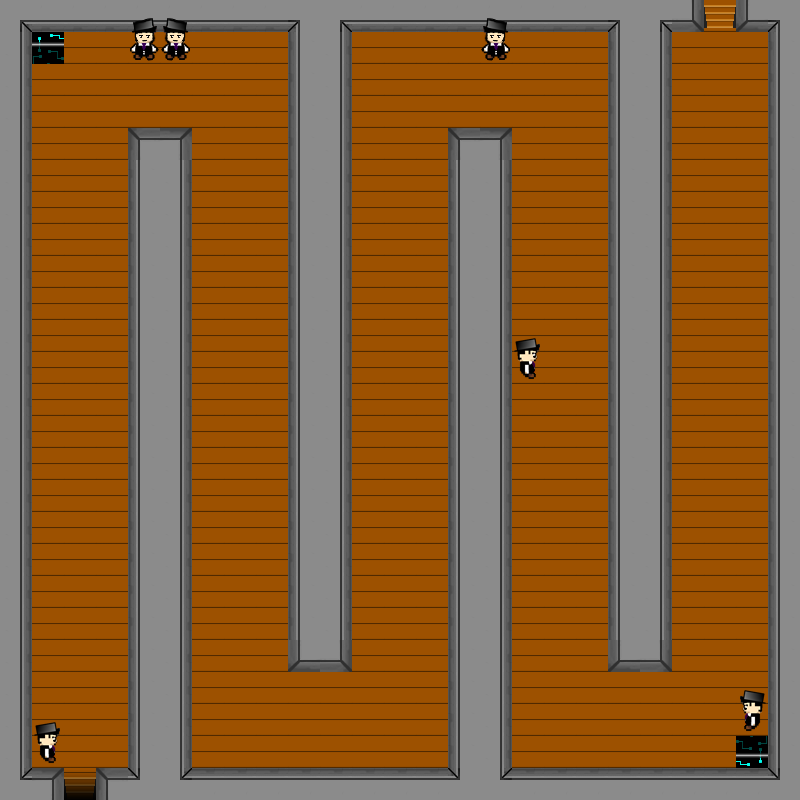

This game map was drawn from its Tiled (.tmx) file and the tilesets committed beside it. A one-line description and the trimmed map source follow:
An orthogonal 25x25 tile map with 32x32 px tiles, 4 tile layers (Camada de Tiles 1, Colisoes, Baus, Enemies), 2 hidden layers not drawn, 14 tilesets.

<map version="1.0" orientation="orthogonal" renderorder="right-down" width="25" height="25" tilewidth="32" tileheight="32" nextobjectid="1">
 <tileset firstgid="1" name="Parede" tilewidth="32" tileheight="32">
  <image source="Parede.png" width="96" height="32" />
  <tile id="0">
   <properties>
    <property name="blocked" value="blocked" />
   </properties>
  </tile>
  <tile id="1">
   <properties>
    <property name="blocked" value="blocked" />
   </properties>
  </tile>
  <tile id="2">
   <properties>
    <property name="blocked" value="blocked" />
   </properties>
  </tile>
 </tileset>
 <tileset firstgid="4" name="Tile_Madeira" tilewidth="32" tileheight="32">
  <image source="Tile_Madeira.png" width="32" height="32" />
 </tileset>
 <tileset firstgid="5" name="EscadaSubindo" tilewidth="32" tileheight="32">
  <image source="EscadaSubindo.png" width="32" height="32" />
  <tile id="0">
   <properties>
    <property name="door" value="door" />
   </properties>
  </tile>
 </tileset>
 <tileset firstgid="6" name="EscadaDescendo" tilewidth="32" tileheight="32">
  <image source="EscadaDescendo.png" width="32" height="32" />
  <tile id="0">
   <properties>
    <property name="door" value="door" />
   </properties>
  </tile>
 </tileset>
 <tileset firstgid="7" name="Bau" tilewidth="32" tileheight="32">
  <image source="Bau.png" width="32" height="32" />
  <tile id="0">
   <properties>
    <property name="chest" value="chest" />
   </properties>
  </tile>
 </tileset>
 <tileset firstgid="8" name="ParedeInvisivel" tilewidth="32" tileheight="32">
  <image source="ParedeInvisivel.png" width="32" height="32" />
  <tile id="0">
   <properties>
    <property name="blocked" value="blocked" />
   </properties>
  </tile>
 </tileset>
 <tileset firstgid="9" name="Portal1" tilewidth="32" tileheight="32">
  <image source="Portal1.png" width="32" height="32" />
  <tile id="0">
   <properties>
    <property name="blocked" value="blocked" />
    <property name="stairHome" value="1oAndarFalcao.tmx" />
   </properties>
  </tile>
 </tileset>
 <tileset firstgid="10" name="Portal2" tilewidth="32" tileheight="32">
  <image source="Portal2.png" width="32" height="32" />
  <tile id="0">
   <properties>
    <property name="blocked" value="blocked" />
    <property name="door" value="SalaChefe2.tmx" />
   </properties>
  </tile>
 </tileset>
 <tileset firstgid="11" name="VilaoMelee" tilewidth="32" tileheight="32">
  <image source="VilaoMelee.png" width="32" height="64" />
  <tile id="1">
   <properties>
    <property name="battle" value="up" />
   </properties>
  </tile>
 </tileset>
 <tileset firstgid="13" name="Exclamacao" tilewidth="32" tileheight="32">
  <image source="Exclamacao.png" width="32" height="64" />
 </tileset>
 <tileset firstgid="15" name="VilaoMeleeLado" tilewidth="32" tileheight="32">
  <image source="VilaoMeleeLado.png" width="32" height="64" />
  <tile id="1">
   <properties>
    <property name="battle" value="right" />
   </properties>
  </tile>
 </tileset>
 <tileset firstgid="17" name="VilaoMeleeSAtributos" tilewidth="32" tileheight="32">
  <image source="VilaoMelee.png" width="32" height="64" />
 </tileset>
 <tileset firstgid="19" name="VilaoMeleeLadoSAtributos" tilewidth="32" tileheight="32">
  <image source="VilaoMeleeLado.png" width="32" height="64" />
 </tileset>
 <tileset firstgid="21" name="VilaoMeleeOLado" tilewidth="32" tileheight="32">
  <image source="VilaoMeleeOLado.png" width="32" height="64" />
  <tile id="1">
   <properties>
    <property name="battle" value="left" />
   </properties>
  </tile>
 </tileset>
 <layer name="Camada de Tiles 1" width="25" height="25">
  <data>[625 cells, 625 non-empty, 6 distinct tile ids]</data>
 </layer>
 <layer name="Colisoes" width="25" height="25" opacity="0">
  <data>[625 cells, 617 non-empty, 4 distinct tile ids]</data>
 </layer>
 <layer name="Baus" width="25" height="25">
  <data>[625 cells, 2 non-empty, 1 distinct tile ids]</data>
 </layer>
 <layer name="Baus2" width="25" height="25" visible="0">
  <data>[625 cells, 1 non-empty, 1 distinct tile ids]</data>
 </layer>
 <layer name="Enemies" width="25" height="25">
  <data>[625 cells, 12 non-empty, 5 distinct tile ids]</data>
 </layer>
 <layer name="Exclamacao" width="25" height="25" visible="0">
  <data>[625 cells, 4 non-empty, 3 distinct tile ids]</data>
 </layer>
</map>
